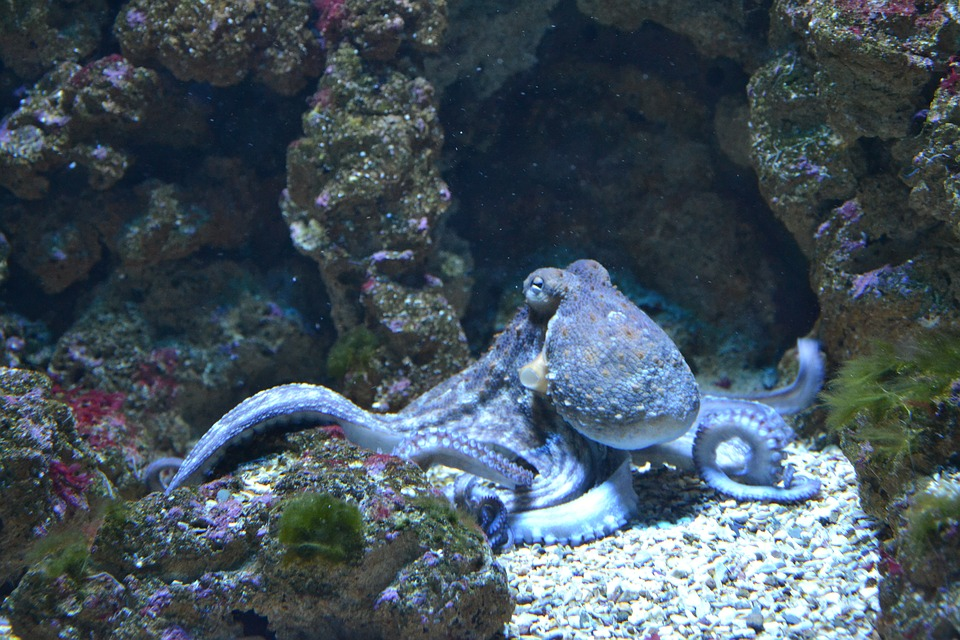
#> input picture Notes/sample_images/octo1.jpg, 960 x 640 px, found by its file name
$ python BlurringAndSmoothing.py
#> lines starting #> are read from the running program, lines starting #| are printed output that depends on the picture
import cv2 as cv
import numpy as np


# Gaussian Blur example

img = cv.imread('sample_images/octo1.jpg')
#> img is the input picture: shape (640, 960, 3); mean B, G, R 92.5, 81.9, 67.8

# smoothing  average
blurred = cv.blur(img, (15,15), 0)
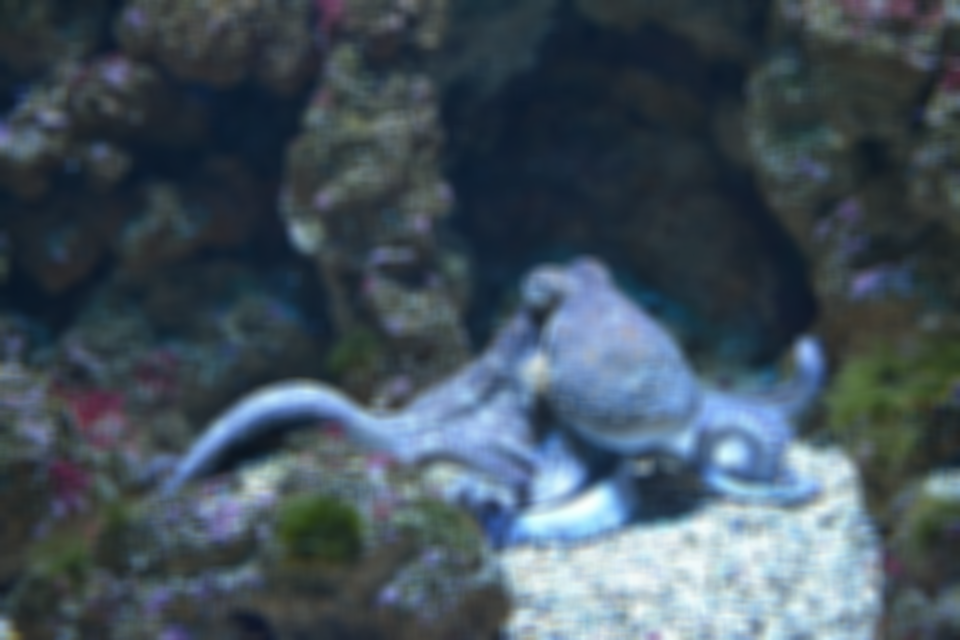
#> blurred: shape (640, 960, 3); mean B, G, R 92.5, 81.9, 67.8

# gaussian blur
#> (the run stopped early here; a loop or call above may not have finished)

$ run again, with Notes/sample_images/octo4.jpg copied over Notes/sample_images/octo1.jpg
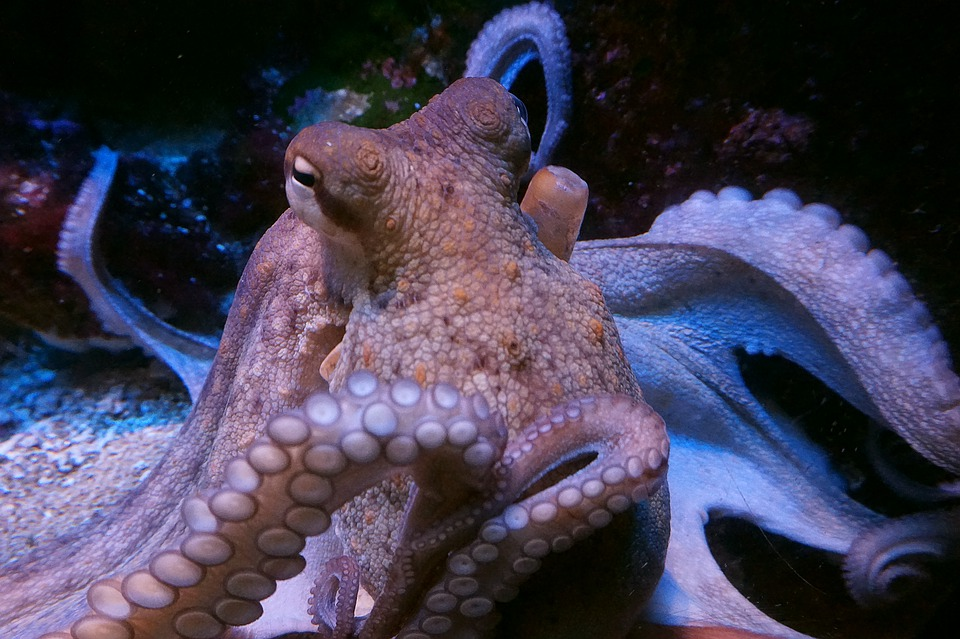
#> input picture Notes/sample_images/octo4.jpg, 960 x 639 px, found by its file name
#> img is the input picture: shape (639, 960, 3); mean B, G, R 82.9, 62.3, 67.2
#> `blurred = cv.blur(img, (15,15), 0)`:
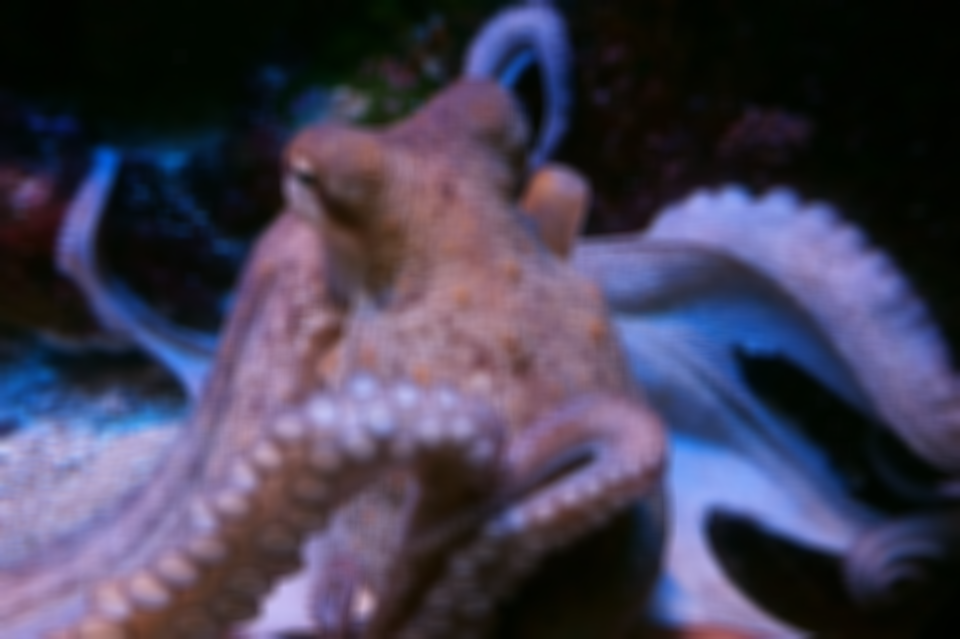
#> blurred: shape (639, 960, 3); mean B, G, R 82.9, 62.3, 67.2

$ run again, with Notes/sample_images/octo5.jpg copied over Notes/sample_images/octo1.jpg
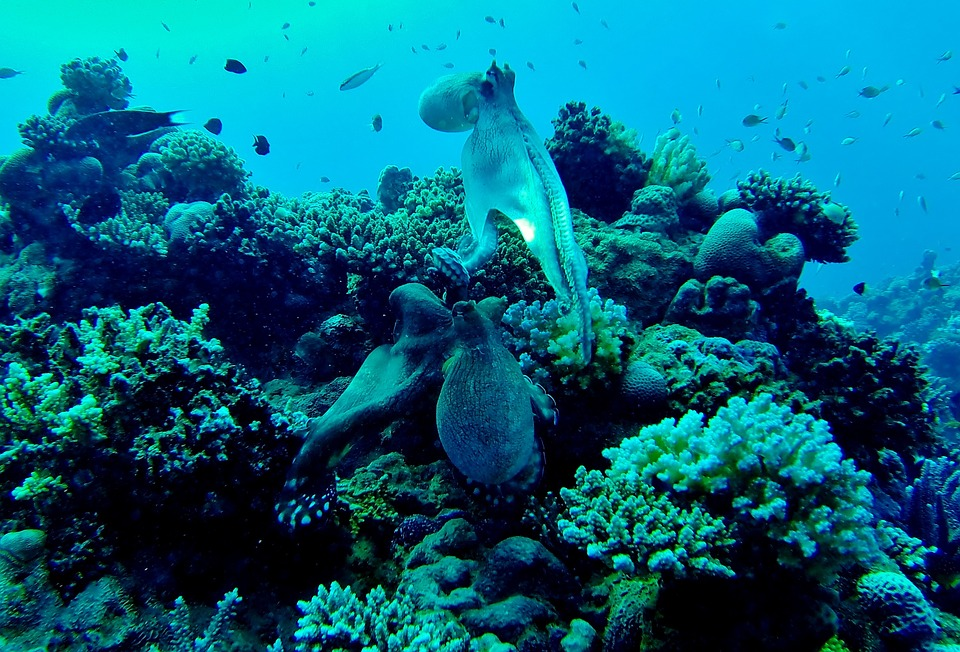
#> input picture Notes/sample_images/octo5.jpg, 960 x 652 px, found by its file name
#> img is the input picture: shape (652, 960, 3); mean B, G, R 121.5, 97.7, 5.5
#> `blurred = cv.blur(img, (15,15), 0)`:
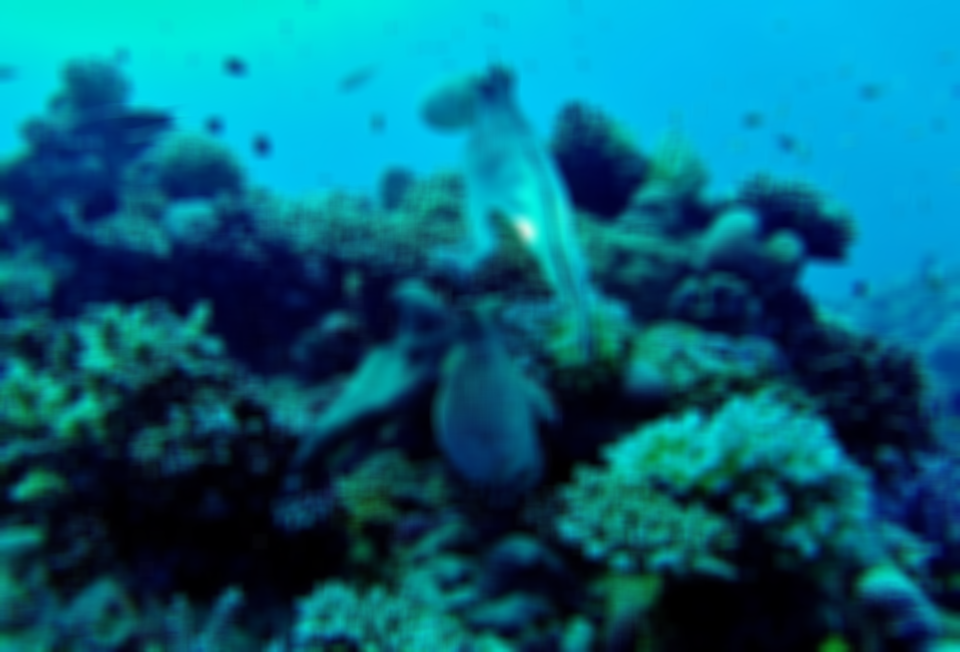
#> blurred: shape (652, 960, 3); mean B, G, R 121.5, 97.7, 5.5

$ run again, with Notes/sample_images/aurora.jpg copied over Notes/sample_images/octo1.jpg
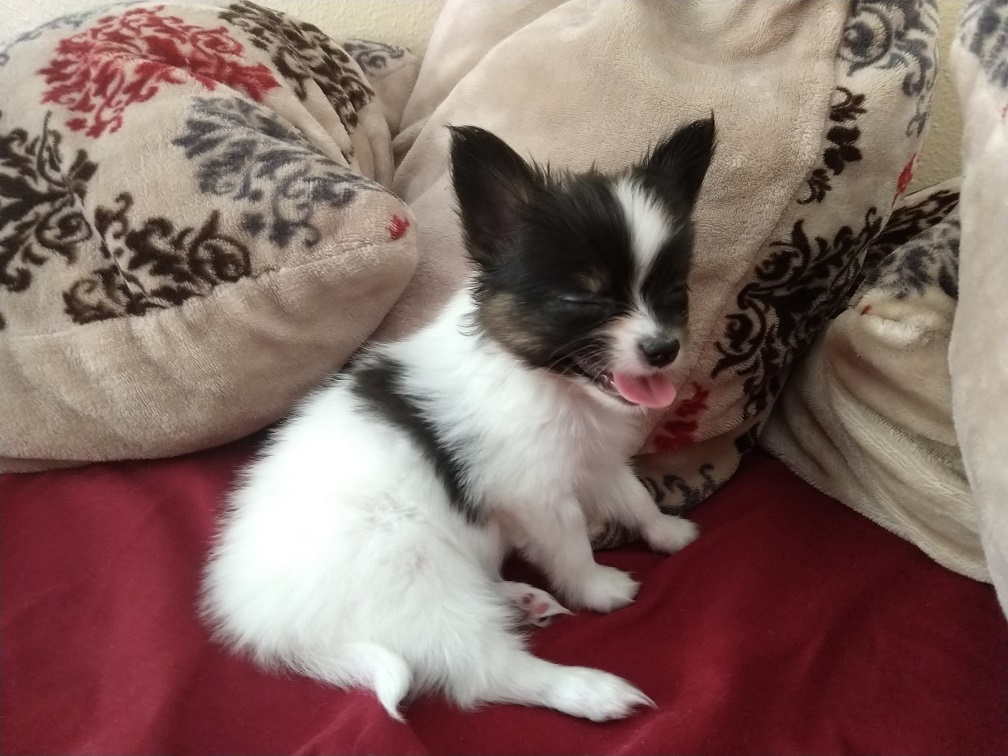
#> input picture Notes/sample_images/aurora.jpg, 1008 x 756 px, found by its file name
#> img is the input picture: shape (756, 1008, 3); mean B, G, R 102, 107.8, 133.6
#> `blurred = cv.blur(img, (15,15), 0)`:
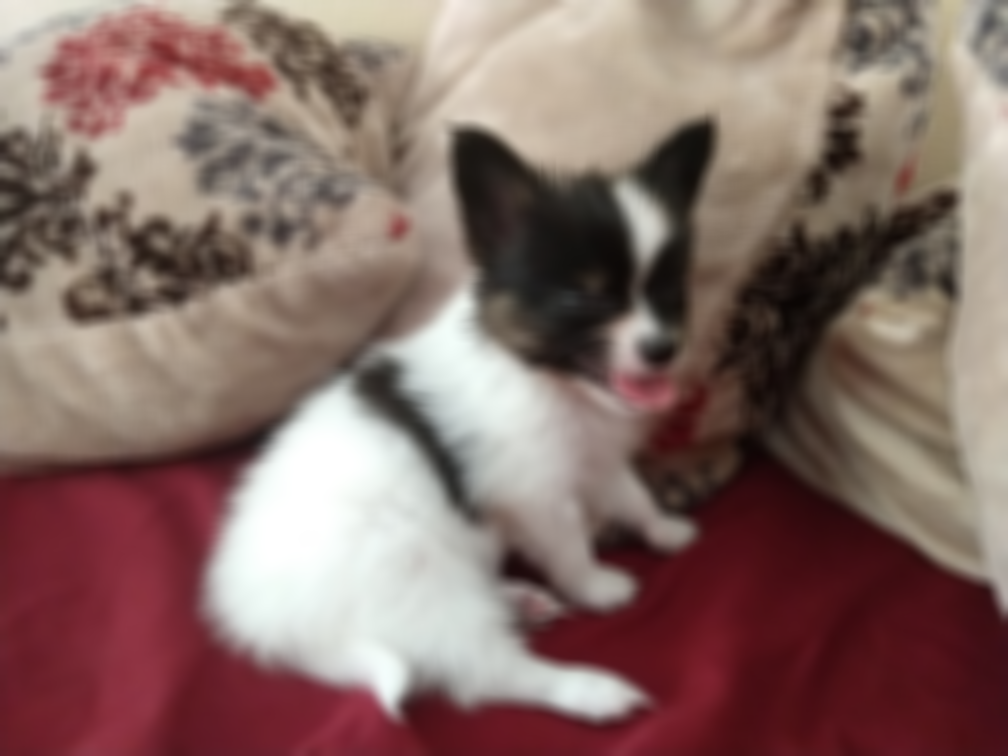
#> blurred: shape (756, 1008, 3); mean B, G, R 102, 107.8, 133.6
